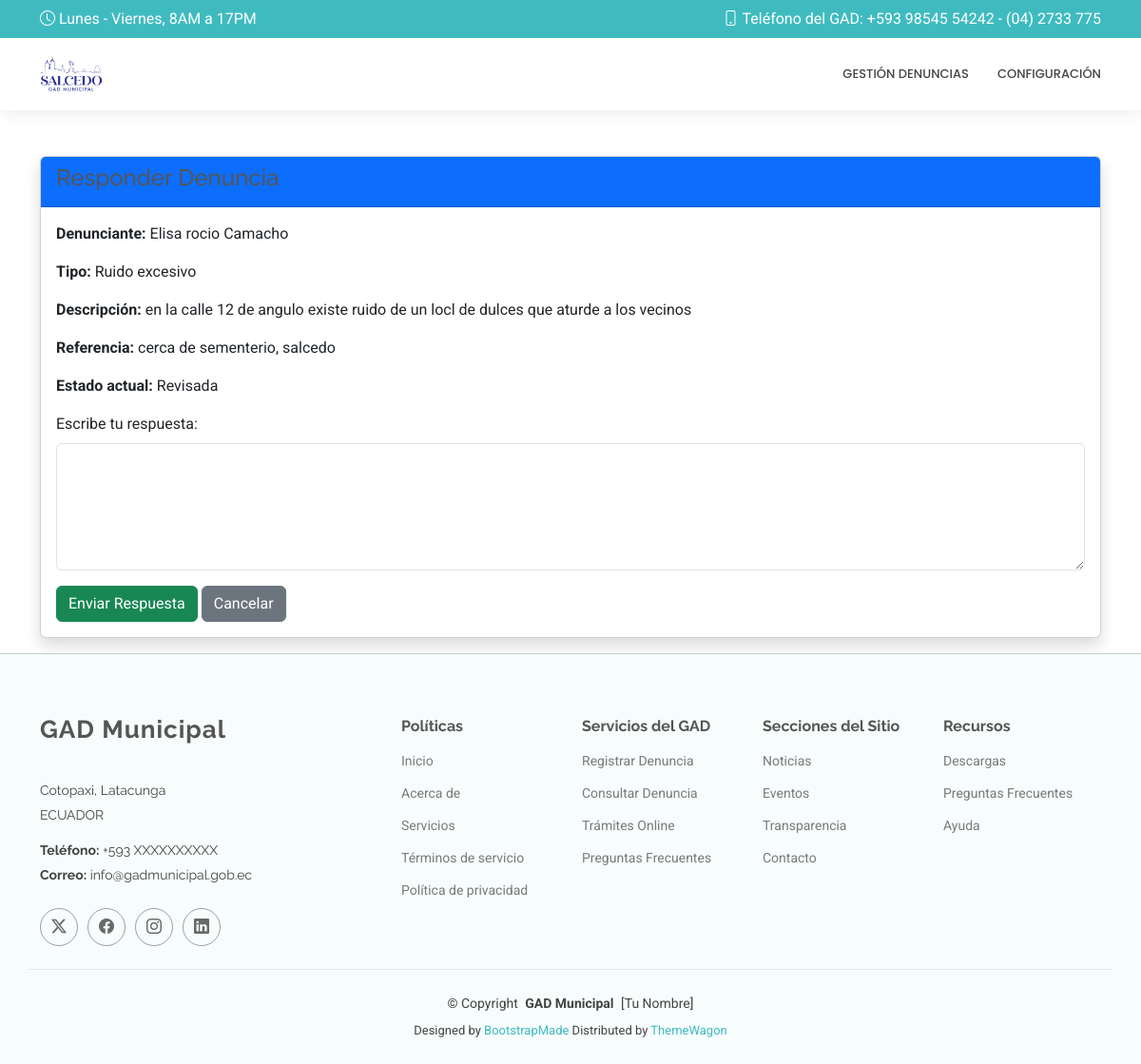
Page /responder_denuncia/3/ (signed in) on the earlier database version.
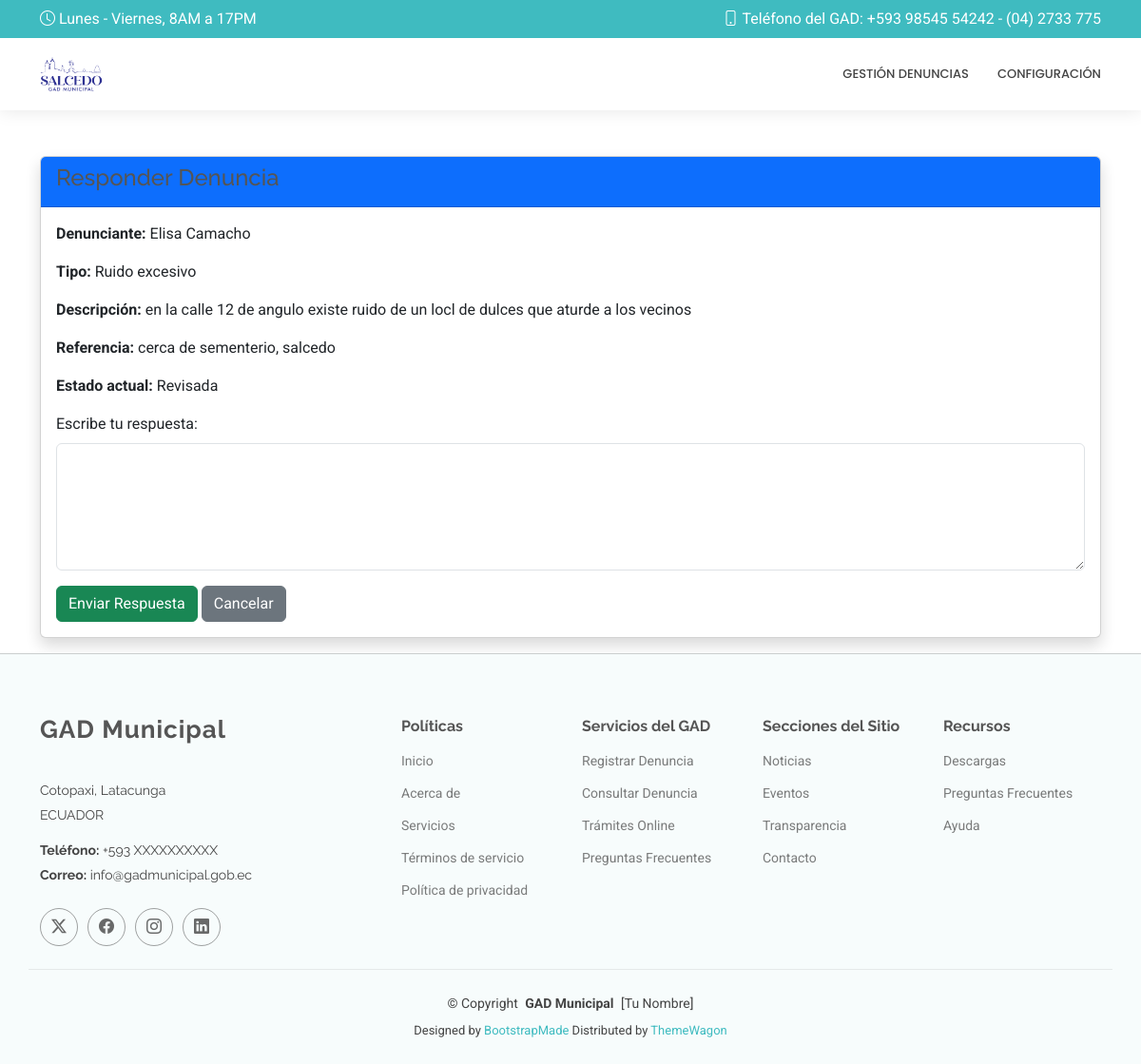
Same page on the later database version.
### Aplicaciones/Denuncias/models.py (models this page shows, shortened)
class Denuncia(models.Model):
    id = models.AutoField(primary_key=True)
    ciudadano = models.ForeignKey(Ciudadano, on_delete=models.CASCADE)
    tipo = models.CharField(max_length=100)
    descripcion = models.TextField()
    latitud = models.FloatField()
    longitud = models.FloatField()
    referencia = models.CharField(max_length=255)
    estado = models.CharField(max_length=50, default='Pendiente')
    fecha_creacion = models.DateTimeField(auto_now_add=True)

### Aplicaciones/Usuarios/models.py (models this page shows, shortened)
class Ciudadano(models.Model):
    id = models.AutoField(primary_key=True)
    cedula = models.CharField(max_length=10, unique=True)
    nombre = models.CharField(max_length=100)
    apellido = models.CharField(max_length=100)
    correo = models.EmailField(unique=True)
    contrasena = models.CharField(max_length=128)

### Aplicaciones/Denuncias/views.py (the view, shortened to what this page needs)
# urls.py: path('responder_denuncia/<int:denuncia_id>/', views.responder_denuncia, name='responder_denuncia'),
def responder_denuncia(request, denuncia_id):
    denuncia = Denuncia.objects.get(id=denuncia_id)
    funcionario = Funcionario.objects.get(id=request.session["usuario_id"])
    return render(request, "responder_denuncia.html", {"denuncia": denuncia})

### Aplicaciones/Denuncias/templates/responder_denuncia.html (shortened to what this page needs)
{% extends "plantilla2.html" %}
{% block contenido %}
<div class="container mt-5">
    <div class="card shadow">
        <div class="card-header bg-primary text-white">
            <h4>Responder Denuncia</h4>
        </div>
        <div class="card-body">
            <p><strong>Denunciante:</strong> {{ denuncia.ciudadano.nombre }} {{ denuncia.ciudadano.apellido }}</p>
            <p><strong>Tipo:</strong> {{ denuncia.tipo }}</p>
            <p><strong>Descripción:</strong> {{ denuncia.descripcion }}</p>
            <p><strong>Referencia:</strong> {{ denuncia.referencia }}</p>
            <p><strong>Estado actual:</strong> {{ denuncia.estado }}</p>
            <form method="post">
                <div class="mb-3">
                    <label for="mensaje" class="form-label">Escribe tu respuesta:</label>
                    <textarea class="form-control" id="mensaje" name="mensaje" rows="5" required></textarea>
                </div>
                <button type="submit" class="btn btn-success">Enviar Respuesta</button>
                <a href="{% url 'panel_funcionario' %}" class="btn btn-secondary">Cancelar</a>
            </form>
        </div>
    </div>
</div>
{% endblock %}

Differences in the rows shown:
changed through a linked row, Denuncia "Ruido excesivo": ciudadano.nombre "Elisa rocio" → "Elisa"
